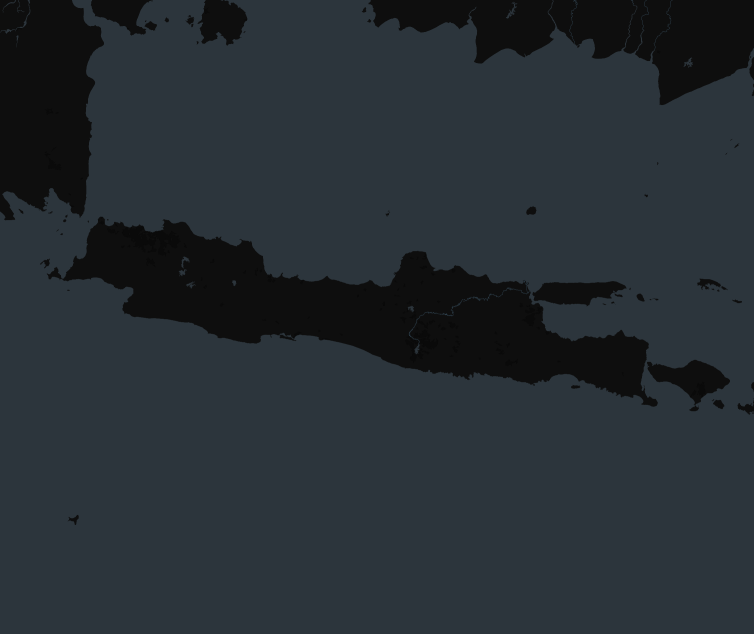
#> input picture src/lib/mapmaking/java.png, 2261 x 1902 px (shown at 1/3 size); its folder holds 4 pictures in this run
$ python img_to_svg.py
#> lines starting #> are read from the running program, lines starting #| are printed output that depends on the picture
from PIL import Image
import svgwrite

def image_to_svg(image_name, grid_width, brightness_factor, cutoff_radius=0):

#> called with image_name = 'java', grid_width = 150, brightness_factor = 2.2, cutoff_radius = 0
    r_scale = 5
    image_path = f'{image_name}.png'
    output_svg = f'{image_name}-{grid_width}-{brightness_factor}-{cutoff_radius}.svg'

    # Load the image and convert it to grayscale
    img = Image.open(image_path).convert('L')

    # Maintain aspect ratio
    img_ratio = img.width / img.height
#> img_ratio = 1.19
    new_width = grid_width
    new_height = int(grid_width / img_ratio)
#> new_height = 126

    img = img.resize((new_width, new_height))
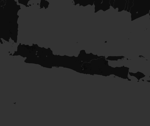
#> img: PIL image 150x126 L; min 9, max 54, mean 44.1

    # Create the SVG drawing
    dwg = svgwrite.Drawing(output_svg, profile='tiny', size=(f'{new_width*r_scale*2}px', f'{new_height*r_scale*2}px'))

    # Determine circle positions and sizes
    for y in range(new_height):
        for x in range(new_width):
            brightness = img.getpixel((x, y)) / 255.0  # Normalize to range [0,1]
            radius = (1 - brightness * brightness_factor) * r_scale  # Invert so dark areas have larger circles
            if radius < cutoff_radius*r_scale:
                radius = 0
            cx, cy = x * r_scale * 2 + r_scale, y * r_scale * 2 + r_scale
            dwg.add(dwg.circle(center=(cx, cy), r=radius, fill='black', **{'class': f'circle-{y}-{x}'}))

    # Save the SVG file
    dwg.save()
    print(f'SVG saved to {output_svg}')

# Example usage
image_to_svg("java", 150, 2.2)
#> (the call stopped at in image_to_svg, `dwg = svgwrite.Drawing(output_svg, profile='tiny', size=(f'{new_width*..`: svgwrite is not available in this run)
image_to_svg("seasia", 150, 2.2)
#> (the run stopped early here; a loop or call above may not have finished)
